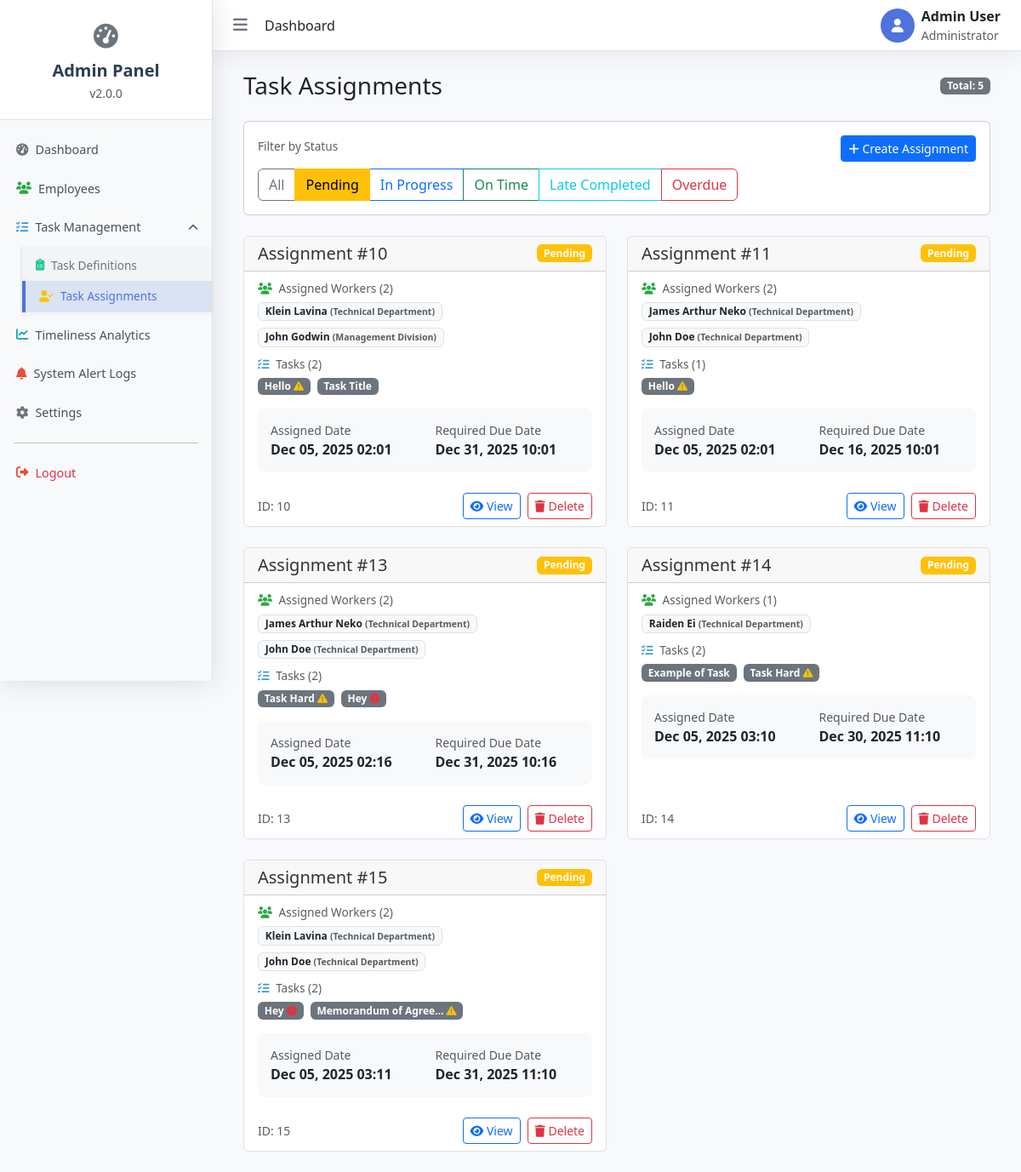
Page /dashboard/assignments/?status=P on the committed database.
### ttms_app/models.py (models this page shows, shortened)
class TaskAssignment(models.Model):
    STATUS_CHOICES = [
        ('P', 'Pending'),
        ('IP', 'In Progress'),
        ('OT', 'On Time Completed'),
        ('L', 'Late Completed'),
        ('D', 'Overdue'),
    ]
    worker = models.ManyToManyField(Employee, related_name='assigned_tasks')
    task = models.ManyToManyField(Task, related_name='assignments')
    assigned_date = models.DateTimeField(default=timezone.now)
    required_due_date = models.DateTimeField(
        help_text="The ultimate deadline for all tasks within this assignment."
    )
    actual_completion_date = models.DateTimeField(null=True, blank=True)
    submission_status = models.CharField(max_length=2, choices=STATUS_CHOICES, default='P')
    class Meta:
        ordering = ['required_due_date']
        verbose_name = "Task Assignment"

class Employee(models.Model):
    full_name = models.CharField(max_length=150)
    email = models.EmailField(unique=True)
    department = models.CharField(max_length=100, blank=True, null=True)
    role = models.CharField(max_length=100, blank=True, null=True)
    notification_preference = models.CharField(
        max_length=10,
        choices=[('email', 'Email'), ('in_app', 'In-App'), ('none', 'None')],
        default='email'
    )
    class Meta:
        verbose_name = "Employee"
        verbose_name_plural = "Employees"

class Task(models.Model):
    title = models.CharField(max_length=200)
    description = models.TextField(blank=True)
    standard_duration_days = models.PositiveSmallIntegerField(
        default=3,
        help_text="Standard number of days for task completion."
    )
    priority = models.CharField(
        max_length=10,
        choices=[('high', 'High'), ('medium', 'Medium'), ('low', 'Low')],
        default='medium'
    )
    class Meta:
        verbose_name = "Task Definition"
        verbose_name_plural = "Task Definitions"

### ttms_app/views.py (the view)
# urls.py: path('assignments/', views.assignments_view, name='assignments'),
def assignments_view(request):
    assignments = TaskAssignment.objects.all().order_by('id')
    status_filter = request.GET.get('status', 'all')
    if status_filter != 'all':
        assignments = assignments.filter(submission_status=status_filter)
    context = {
        'assignments': assignments,
        'now': timezone.now(),
        'employees': Employee.objects.all(),
        'tasks': Task.objects.all()
    }
    return render(request, 'admin_dashboard/assignment.html', context)

### templates/admin_dashboard/assignment.html (shortened to what this page needs)
{% extends 'admin_dashboard/base.html' %}
{% block content %}
<div class="container-fluid">
    <div class="d-flex justify-content-between align-items-center mb-4">
        <h1 class="h3 mb-0">Task Assignments</h1>
        <div class="d-flex gap-2">
            <span class="badge bg-secondary">Total: {{ assignments|length }}</span>
        </div>
    </div>
<div class="row mb-4">
    <div class="col-12">
        <div class="card">
            <div class="card-body">
                <div class="d-flex justify-content-between align-items-center mb-2">
                    <h6 class="card-subtitle text-muted mb-0">Filter by Status</h6>
                   <a href="#" class="btn btn-primary btn-sm"
                        data-bs-toggle="modal"
                        data-bs-target="#createAssignmentModal">
                            <i class="fas fa-plus"></i> Create Assignment
                        </a>
                </div>
                <div class="btn-group" role="group">
                    <a href="?status=all" class="btn btn-outline-secondary {% if not request.GET.status or request.GET.status == 'all' %}active{% endif %}">
                        All
                    </a>
                    <a href="?status=P" class="btn btn-outline-warning {% if request.GET.status == 'P' %}active{% endif %}">
                        Pending
                    </a>
                    <a href="?status=IP" class="btn btn-outline-primary {% if request.GET.status == 'IP' %}active{% endif %}">
                        In Progress
                    </a>
                    <a href="?status=OT" class="btn btn-outline-success {% if request.GET.status == 'OT' %}active{% endif %}">
                        On Time
                    </a>
                    <a href="?status=L" class="btn btn-outline-info {% if request.GET.status == 'L' %}active{% endif %}">
                        Late Completed
                    </a>
                    <a href="?status=D" class="btn btn-outline-danger {% if request.GET.status == 'D' %}active{% endif %}">
                        Overdue
                    </a>
                </div>
            </div>
        </div>
    </div>
</div>
    <div class="row row-cols-1 row-cols-md-2 g-4">
        {% for assignment in assignments %}
        <div class="col">
            <div class="card h-100 assignment-card">
                <div class="card-header d-flex justify-content-between align-items-center">
                    <h5 class="card-title mb-0">Assignment #{{ assignment.pk }}</h5>
                    <span class="badge {% if assignment.submission_status == 'P' %}bg-warning{% elif assignment.submission_status == 'IP' %}bg-primary{% elif assignment.submission_status == 'OT' %}bg-success{% elif assignment.submission_status == 'L' %}bg-info{% elif assignment.submission_status == 'D' %}bg-danger{% endif %}">
                        {{ assignment.get_submission_status_display }}
                    </span>
                </div>
                <div class="card-body">
                    <div class="mb-3">
                        <h6 class="card-subtitle text-muted mb-2">
                            <i class="fas fa-users me-1"></i> Assigned Workers ({{ assignment.worker.all|length }})
                        </h6>
                        <div class="d-flex flex-wrap gap-2">
                            {% for worker in assignment.worker.all %}
                            <span class="badge bg-light text-dark border" title="{{ worker.full_name }} - {{ worker.department|default:'No Department' }}">
                                {{ worker.full_name }}
                                {% if worker.department %}
                                <small class="text-muted">({{ worker.department }})</small>
                                {% endif %}
                            </span>
                            {% empty %}
                            <span class="text-muted">No workers assigned</span>
                            {% endfor %}
                        </div>
                    </div>
                    <div class="mb-3">
                        <h6 class="card-subtitle text-muted mb-2">
                            <i class="fas fa-tasks me-1"></i> Tasks ({{ assignment.task.all|length }})
                        </h6>
                        <div class="d-flex flex-wrap gap-2">
                            {% for task in assignment.task.all|slice:":5" %}
                            <span class="badge bg-secondary" title="{{ task.title }}: {{ task.description|truncatechars:50 }}">
                                {{ task.title|truncatechars:20 }}
                                {% if task.priority == 'high' %}
                                <i class="fas fa-exclamation-circle text-danger"></i>
                                {% elif task.priority == 'medium' %}
                                <i class="fas fa-exclamation-triangle text-warning"></i>
                                {% endif %}
                            </span>
                            {% endfor %}
                        </div>
                    </div>
                    <div class="timeline-info">
                        <div class="row">
                            <div class="col-6">
                                <small class="text-muted d-block">Assigned Date</small>
                                <strong>{{ assignment.assigned_date|date:"M d, Y H:i" }}</strong>
                            </div>
                            <div class="col-6">
                                <small class="text-muted d-block">Required Due Date</small>
                                <strong class="{% if assignment.required_due_date < now %}text-danger{% endif %}">
                                    {{ assignment.required_due_date|date:"M d, Y H:i" }}
                                </strong>
                            </div>
                        </div>
                    </div>
                </div>
                <div class="card-footer bg-transparent border-top-0">
                    <div class="d-flex justify-content-between align-items-center">
                        <small class="text-muted">
                            ID: {{ assignment.pk }}
                        </small>
                        <div class="actions d-flex gap-2">
                            <button type="button"
                                class="btn btn-sm btn-outline-primary"
                                data-bs-toggle="modal"
                                data-bs-target="#assignmentModal{{ assignment.pk }}">
                                <i class="fas fa-eye"></i> View
                            </button>
                            <button type="button"
                                class="btn btn-sm btn-outline-danger"
                                data-bs-toggle="modal"
                                data-bs-target="#deleteAssignmentModal{{ assignment.pk }}">
                                <i class="fas fa-trash"></i> Delete
                            </button>
                        </div>
                    </div>
                </div>
            </div>
        </div>
        {% endfor %}
    </div>
</div>
{% endblock %}

### templates/admin_dashboard/base.html (style rules this page uses)
:root { --sidebar-width: 250px; --header-height: 60px; --primary-color: #4e73df; --sidebar-bg: #ffffff; --content-bg: #f8f9fc; }
* { margin: 0; padding: 0; box-sizing: border-box; }
body { font-family: 'Segoe UI', Tahoma, Geneva, Verdana, sans-serif; background-color: var(--content-bg); overflow-x: hidden; }

### templates/admin_dashboard/sidebar.html (style rules this page uses)
.fa-users { color: #28a745; }
.fa-tasks { color: #3498db; }

### templates/admin_dashboard/assignment.html (style rules this page uses)
.assignment-card { transition: transform 0.2s, box-shadow 0.2s; border: 1px solid #e0e0e0; }
.timeline-info { background-color: #f8f9fa; padding: 15px; border-radius: 8px; margin-top: 15px; }
.badge { font-size: 0.75em; }
.card-title { color: #333; }
.card-subtitle { font-size: 0.85em; }

### rows in the picture
TaskAssignment: pk "10", submission_status "Pending", worker.all|length "2", task.all|length "2", assigned_date "Dec 05, 2025 02:01", required_due_date "Dec 31, 2025 10:01"
Employee: full_name "Klein Lavina", department "Technical Department"
Employee: full_name "John Godwin", department "Management Division"
Task: title "Hello", priority "medium" (drawn)
Task: title "Task Title"
TaskAssignment: pk "11", submission_status "Pending", worker.all|length "2", task.all|length "1", assigned_date "Dec 05, 2025 02:01", required_due_date "Dec 16, 2025 10:01"
Employee: full_name "James Arthur Neko", department "Technical Department"
Employee: full_name "John Doe", department "Technical Department"
TaskAssignment: pk "13", submission_status "Pending", worker.all|length "2", task.all|length "2", assigned_date "Dec 05, 2025 02:16", required_due_date "Dec 31, 2025 10:16"
Task: title "Task Hard", priority "medium" (drawn)
Task: title "Hey", priority "high" (drawn)
TaskAssignment: pk "14", submission_status "Pending", worker.all|length "1", task.all|length "2", assigned_date "Dec 05, 2025 03:10", required_due_date "Dec 30, 2025 11:10"
Employee: full_name "Raiden Ei", department "Technical Department"
Task: title "Example of Task"
TaskAssignment: pk "15", submission_status "Pending", worker.all|length "2", task.all|length "2", assigned_date "Dec 05, 2025 03:11", required_due_date "Dec 31, 2025 11:10"
Task: title "Memorandum of Agree…", priority "medium" (drawn)

### other values in the picture
{{ assignments|length }} "5"
